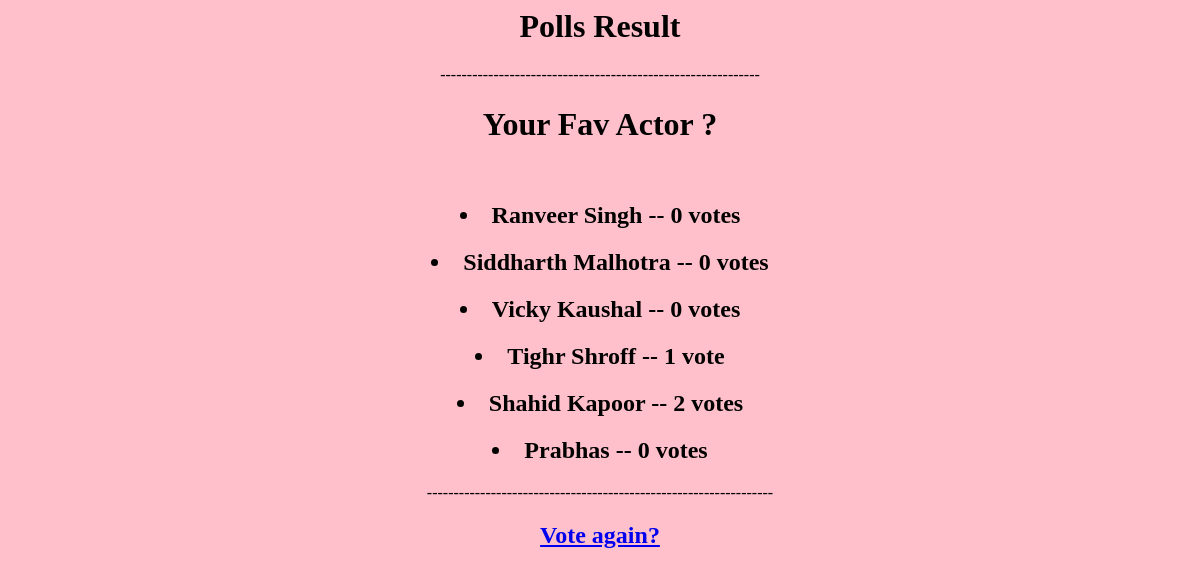
/polls/5/results/, run on an earlier commit of the app's database.
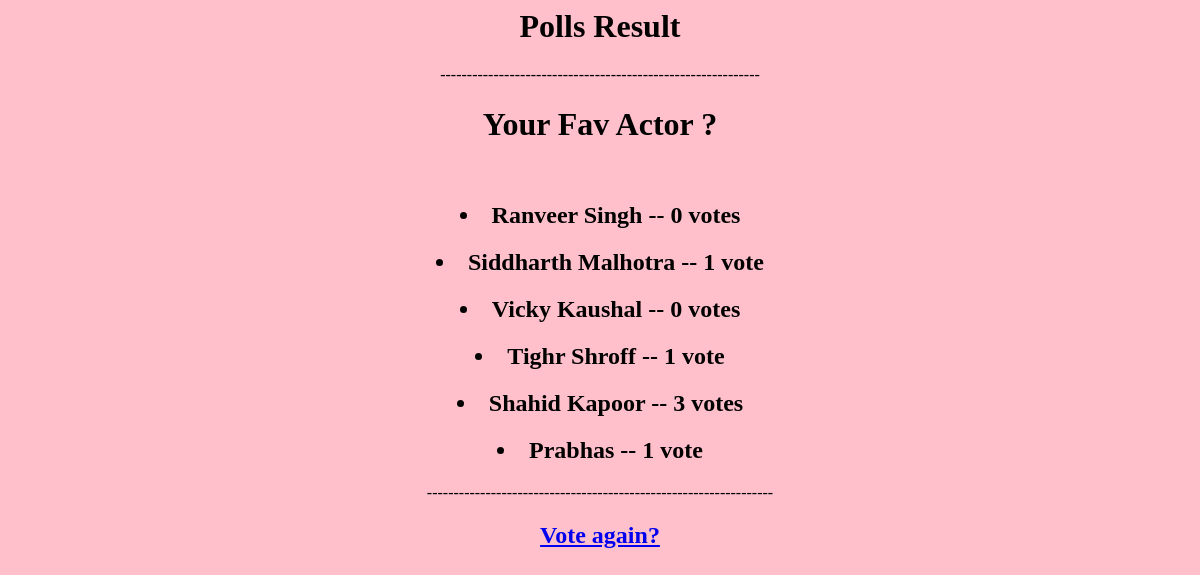
And on a later commit of the database.
### polls/models.py (models this page shows, shortened)
class Choice(models.Model):
    question = models.ForeignKey(Question, on_delete=models.CASCADE)
    choice_text = models.CharField(max_length=200)
    votes = models.IntegerField(default=0)

### polls/views.py (the view)
# urls.py: path("<int:pk>/results/", views.ResultsView.as_view(), name="results"),
class ResultsView(generic.DetailView):
    model = Question
    template_name = "polls/results.html"

### polls/templates/polls/results.html (shortened to what this page needs)
<html>
<head>
    <center>
    <h1>Polls Result </h1>
    ------------------------------------------------------------
</head>
<body style="background-color:pink;">
<h1>{{ question.question_text }}</h1>
<br>
{% for choice in question.choice_set.all %}
    <h2><li>{{ choice.choice_text }} -- {{ choice.votes }} vote{{ choice.votes|pluralize }}</li></h2>
{% endfor %}
-----------------------------------------------------------------
<h2><a href="{% url 'polls:detail' question.id %}">Vote again?</a></h2>
</body>
</html>

What changed in the data, as far as the page shows it:
changed Choice "Siddharth Malhotra": votes "0" → "1"
changed Choice "Shahid Kapoor": votes "2" → "3"
changed Choice "Prabhas": votes "0" → "1"
